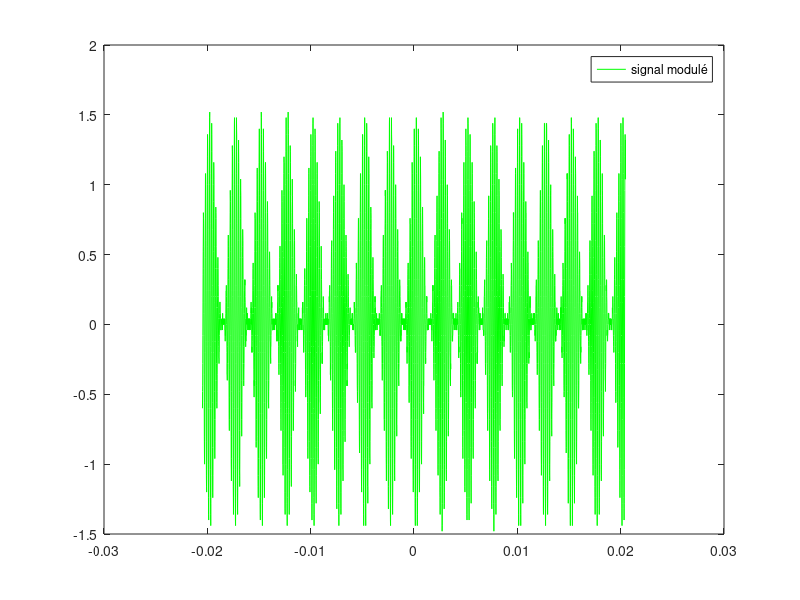

Reproduce this figure in MATLAB. (Note: this script raises an error after producing the figure.)
%%%%%%%on ferme les graphs ouverts précédemment 

close all;   

%%%%%%%on charge les données de la porteuse et les données du signal modulé

%fonction cvsread permet de lire des fichiers cvs  
si = csvread('JV2.CSV',3,3);
% on affiche la courbe 
plot(si(:,1),si(:,2),'g');

legend('signal modulé');

%%%%%%%Calcul et affichage des FFT

sy = fftshift(fft(si));%calcul fft du signal modulé
plot(v,abs(sy),'g'); % on affiche la fft 
legend('FFT du signal modulé');
xlabel('tps (s)');
ylabel('Amplitude');

%%%%% FFT en fréquence et démodulation 

%calcul du temps d'échantillonage et de la fréquence d'échantillonage
to =abs( si(1,1)-si(2,1)); 
Fe= 1/to;
N=4095;
% calcul de la fréquence par échantillon
Fe_ech = Fe/N ;
%on créer un axe à la bonne taille centré en 0 
F = (-N/2 : N/2 - 1)*Fe_ech; % on enlève 1 pour avoir F = 4095
% on trace le graph de la FFT en fréquence 
plot(F,abs(sy),'r');
title('fft en fréquence'); 
xlabel('fréquence (Hz)');
ylabel('Amplitude'); 

% On enlève la modulation qui est le pic central et maximal 

%/!\ il ne faut pas prendre les données du temps pour n'avoir
%que les valeurs de la modulation (il faut avoir un pic par une diagonale)

% %repérage modulation & indice modulation
donneesmod = sy(:,2);
[valmod, indmod]= max(abs(donneesmod)); 

% supp donnees
donneesmod(indmod) = 0;
donneesmod(indmod + 1) = 0;
donneesmod(indmod - 1) = 0;
donneesmod(indmod + 2) = 0;
donneesmod(indmod - 2) = 0;
if(indmod > N/2)
    for i = 1:(N-1)/2
        donneesmod(i) = 0;
    end
else
    for i = (N-1)/2:N
        donneesmod(i) = 0;
    end  
    for j = 3:2*indmod
        donneesmod((N-1)/2-j+1) = donneesmod(2*indmod - j+1);
        donneesmod(2*indmod - j+1) = 0;
    end
end

figure;
plot(v, abs(donneesmod));



%demodulation  (=TF inverse)
demod= ifft(donneesmod, 'symmetric'); 
figure;
plot(demod);

